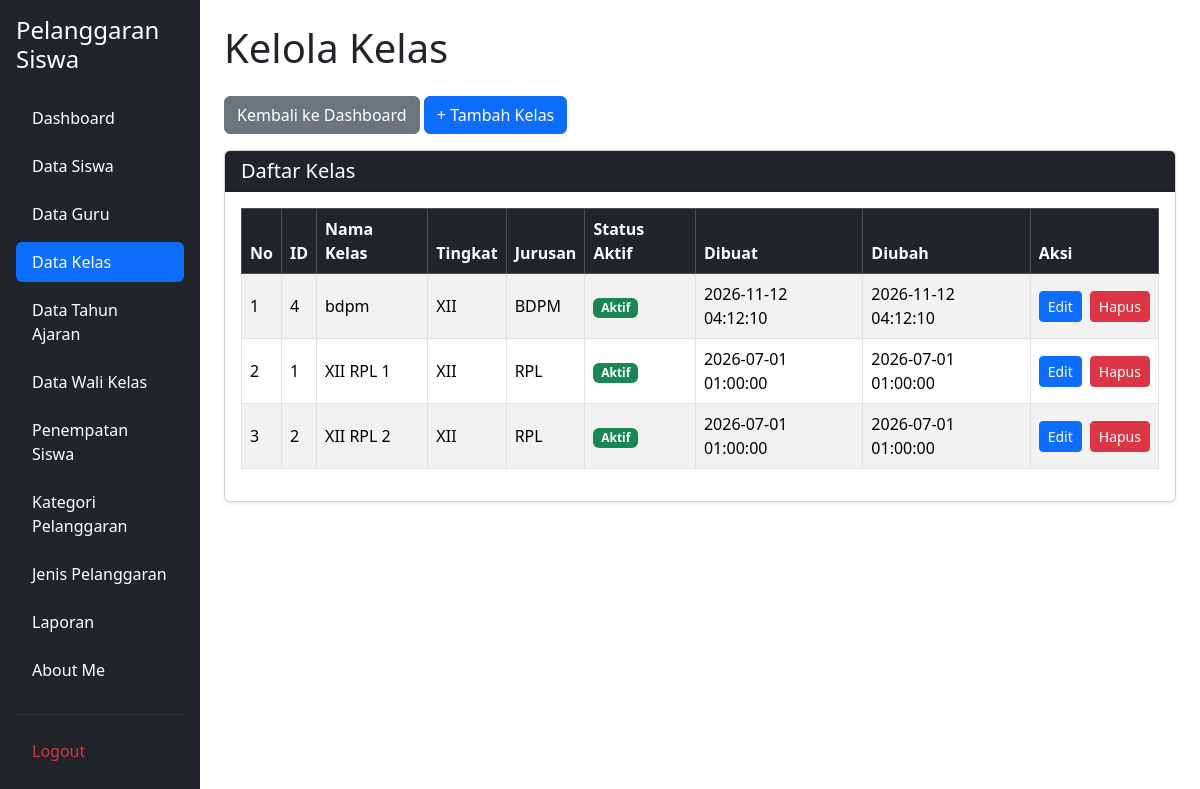
Page /kelola_kelas.php (signed in) on the committed database.
### tables this page shows
CREATE TABLE `t_kelas` (
  `id` int(11) NOT NULL,
  `nama` varchar(100) DEFAULT NULL,
  `tingkat` varchar(20) NOT NULL,
  `jurusan` varchar(100) NOT NULL,
  `status_aktif` tinyint(1) NOT NULL,
  `created_at` timestamp NOT NULL DEFAULT current_timestamp(),
  `updated_at` timestamp NOT NULL DEFAULT current_timestamp()
);

### kelola_kelas.php (the view, shortened to what this page needs)
<?php
include 'config/koneksi.php';
$sql = "SELECT * FROM t_kelas ORDER BY nama ASC";
$hasil = mysqli_query($koneksi, $sql);
?>
<!DOCTYPE html>
<html lang="id">
<head>
    <link href="https://cdn.jsdelivr.net/npm/bootstrap@5.3.8/dist/css/bootstrap.min.css"
          rel="stylesheet">
    <link href="https://cdn.datatables.net/2.3.4/css/dataTables.bootstrap5.min.css"
          rel="stylesheet">
</head>
<body>
<div class="container-fluid">
    <div class="row">
        <?php include 'layout/sidebar.php'; ?>
        <main class="col-md-9 col-lg-10 p-4">
            <h1 class="mb-4">Kelola Kelas</h1>
            <div class="mb-3">
                <a href="dashboard.php" class="btn btn-secondary">
                    Kembali ke Dashboard
                </a>
                <a href="tambah_kelas.php" class="btn btn-primary">
                    + Tambah Kelas
                </a>
            </div>
            <div class="card shadow-sm">
                <div class="card-header bg-dark text-white">
                    <h5 class="mb-0">Daftar Kelas</h5>
                </div>
                <div class="card-body">
                    <div class="table-responsive">
                        <table id="tabelKelas"
                               class="table table-striped table-bordered table-hover align-middle w-100">
                            <thead class="table-dark">
                                <tr>
                                    <th>No</th>
                                    <th>ID</th>
                                    <th>Nama Kelas</th>
                                    <th>Tingkat</th>
                                    <th>Jurusan</th>
                                    <th>Status Aktif</th>
                                    <th>Dibuat</th>
                                    <th>Diubah</th>
                                    <th>Aksi</th>
                                </tr>
                            </thead>
                            <tbody>
                                <?php
                                $no = 1;
                                if ($hasil && mysqli_num_rows($hasil) > 0) {
                                    while ($row = mysqli_fetch_assoc($hasil)) {
                                ?>
                                    <tr>
                                        <td><?= $no++; ?></td>
                                        <td><?= (int) $row['id']; ?></td>
                                        <td>
                                            <?= htmlspecialchars($row['nama'] ?? ''); ?>
                                        </td>
                                        <td>
                                            <?= htmlspecialchars($row['tingkat'] ?? ''); ?>
                                        </td>
                                        <td>
                                            <?= htmlspecialchars($row['jurusan'] ?? ''); ?>
                                        </td>
                                        <td>
                                            <?php if ($row['status_aktif'] == 1) { ?>
                                                <span class="badge bg-success">Aktif</span>
                                            <?php } else { ?>
                                                <span class="badge bg-secondary">Tidak Aktif</span>
                                            <?php } ?>
                                        </td>
                                        <td>
                                            <?= htmlspecialchars($row['created_at'] ?? '-'); ?>
                                        </td>
                                        <td>
                                            <?= htmlspecialchars($row['updated_at'] ?? '-'); ?>
                                        </td>
                                        <td>
                                            <div class="d-flex gap-2">
                                                <a href="edit_kelas.php?id=<?= (int) $row['id']; ?>"
                                                   class="btn btn-primary btn-sm">
                                                    Edit
                                                </a>
                                                <a href="hapus_kelas.php?id=<?= (int) $row['id']; ?>"
                                                   class="btn btn-danger btn-sm"
                                                   onclick="return confirm('Yakin ingin menghapus data kelas ini?');">
                                                    Hapus
                                                </a>
                                            </div>
                                        </td>
                                    </tr>
                                <?php
                                    }
                                }
                                ?>
                            </tbody>
                        </table>
                    </div>
                </div>
            </div>
        </main>
    </div>
</div>
</body>
</html>

### rows in the picture
t_kelas: id "4", nama "bdpm", tingkat "XII", jurusan "BDPM", status_aktif "Aktif", created_at "2026-11-12 04:12:10", updated_at "2026-11-12 04:12:10"
t_kelas: id "1", nama "XII RPL 1", tingkat "XII", jurusan "RPL", status_aktif "Aktif", created_at "2026-07-01 01:00:00", updated_at "2026-07-01 01:00:00"
t_kelas: id "2", nama "XII RPL 2", tingkat "XII", jurusan "RPL", status_aktif "Aktif", created_at "2026-07-01 01:00:00", updated_at "2026-07-01 01:00:00"
